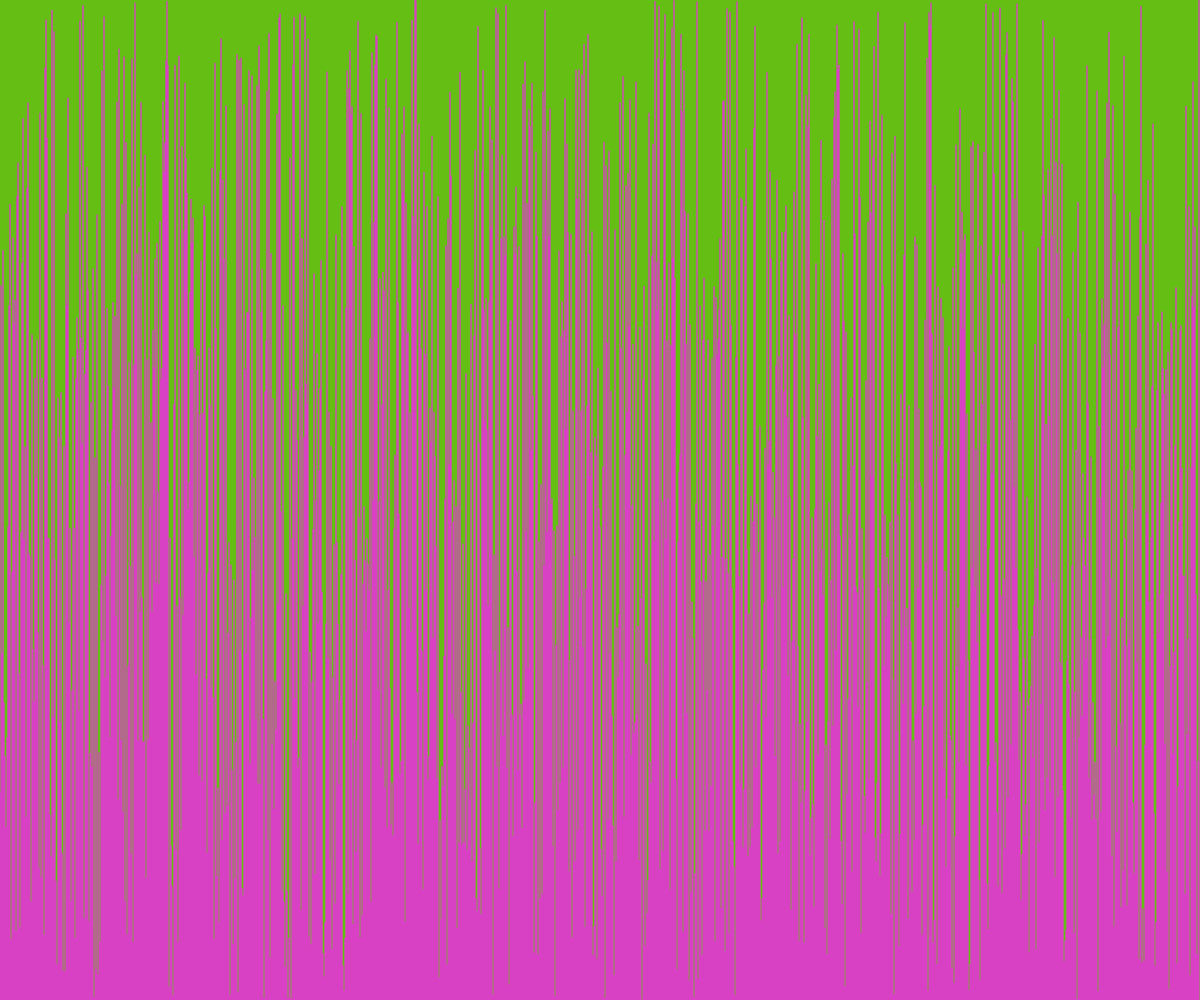
Frame 1 (no input)
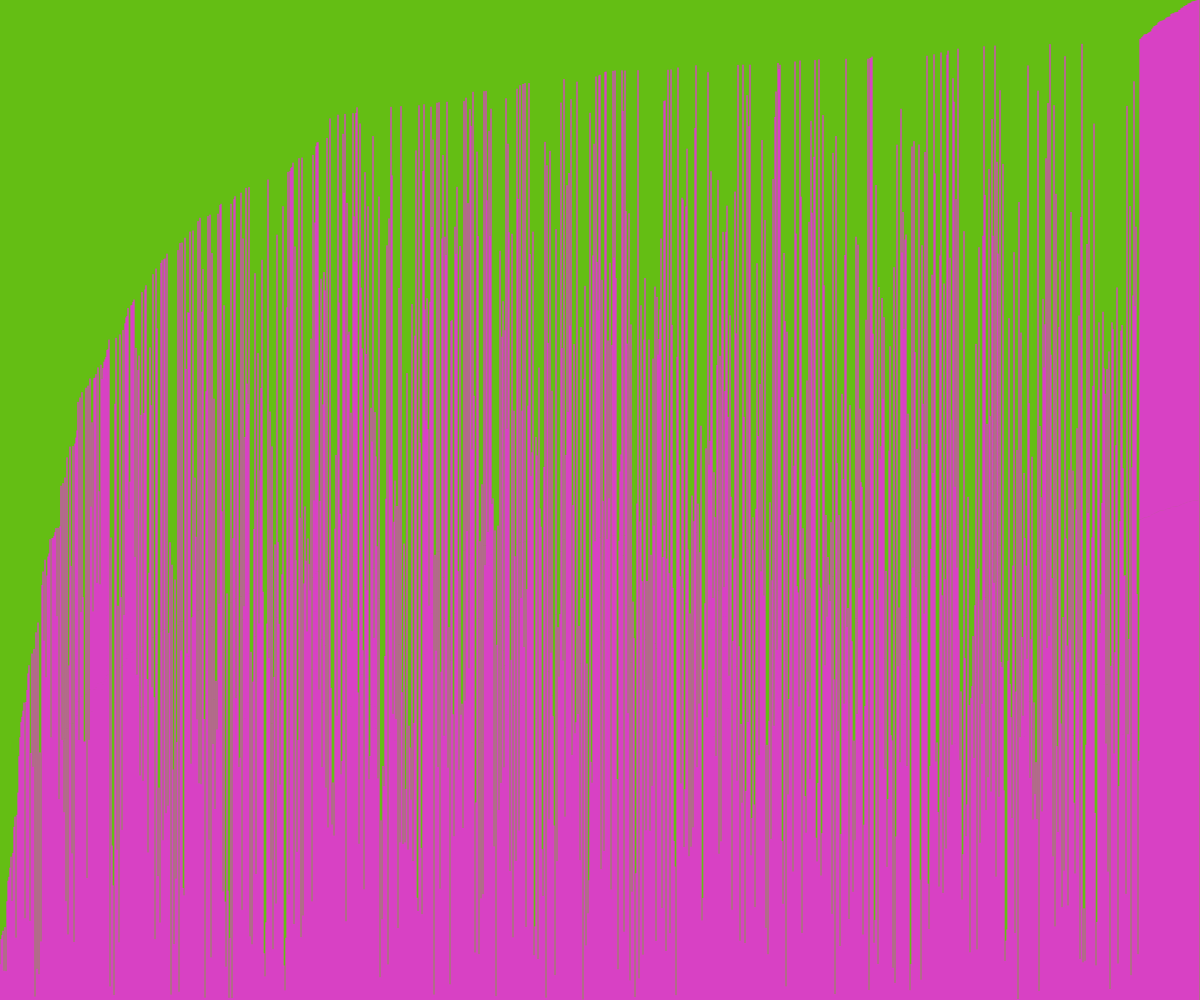
Frame 60 (no input)
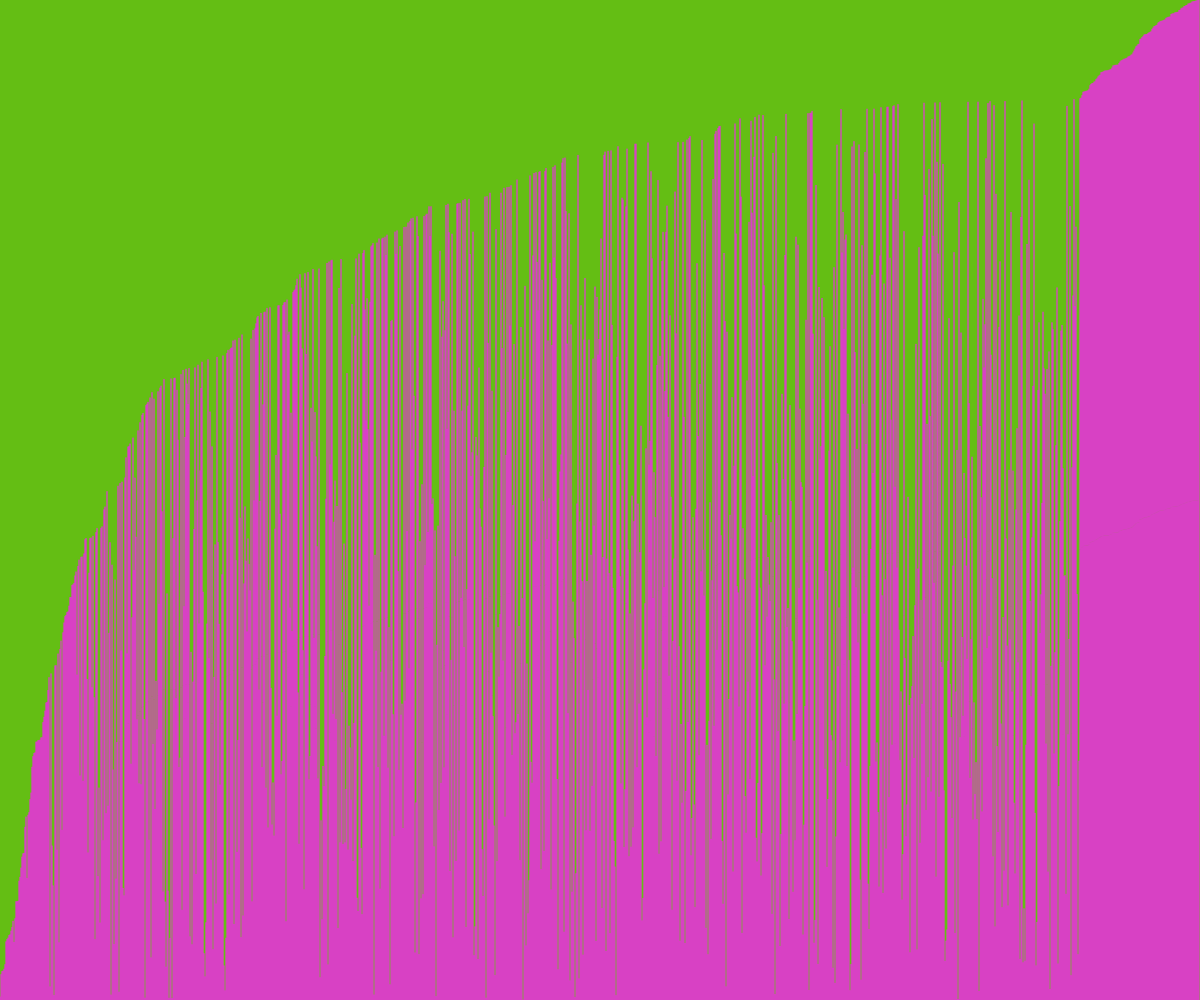
Frame 120 (the mouse pressed at the canvas centre since frame 60)

The p5.js sketch that drew these frames (run headless with seeded random() and noise() and a simulated clock; from frame 60 on, the mouse is pressed at the canvas centre):

// p5.js sketch
// ── sketch.js
//Author:Aditya Narayan
//Date:23-07-2019
let values = [];

let i = 0;
let j = 0;

function setup() {
  createCanvas(windowWidth, windowHeight);
  values = new Array(width);
  for (let i = 0; i < values.length; i++) {
    values[i] = random(height);
    // values[i] = noise(i/100.0)*height+123.44;
  }
}

function draw() {
  background(100,190,20);

  if (i < values.length) {
    for (let j = 0; j < values.length - i - 1; j++) {
      let a = values[j];
      let b = values[j + 1];
      if (a > b) {
        swap(values, j, j + 1);
      }
    }
  } else {
    console.log("finished");
    noLoop();
  }
  i++;

  for (let i = 0; i < values.length; i++) {
    stroke(255,25,255);
    line(i, height, i, height - values[i]);
  }
  console.log(values);
}

function swap(arr, a, b) {
  let temp = arr[a];
  arr[a] = arr[b];
  arr[b] = temp;
}
